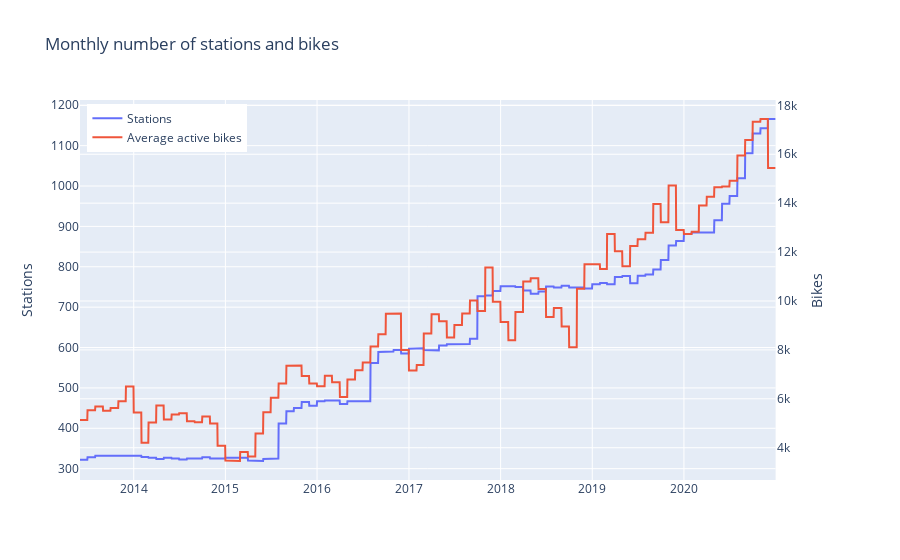

Notebook code cell kept with this figure:
### Code cell
# Create figure with secondary y-axis
fig = make_subplots(specs=[[{"secondary_y": True}]])

# Add traces
fig.add_trace(
    go.Scatter(x=df_nyc["date"], y=df_nyc["Stations"], name="Stations"),
    secondary_y=False,
)

fig.add_trace(
    go.Scatter(x=df_nyc["date"], y=df_nyc["Avg active bikes"], name="Average active bikes"),
    secondary_y=True,
)

# Add figure title
fig.update_layout(
    title_text="Monthly number of stations and bikes",
    legend=dict(
        yanchor="top",
        y=0.99,
        xanchor="left",
        x=0.01
    )
)

# Set y-axes titles
fig.update_yaxes(title_text="Stations", secondary_y=False)
fig.update_yaxes(title_text="Bikes", secondary_y=True)

fig.show()

### Figure 1 — Plotly figure (JSON) as saved in the notebook; plotly's stock layout.template omitted (floating-point values rounded to 4 significant figures; data arrays with more than 128 entries replaced by an {"elided": "..."} marker saying what was removed)
{"data": [{"name": "Stations", "type": "scatter", "x": {"elided": "2763 str values"}, "xaxis": "x", "y": {"elided": "2763 int values"}, "yaxis": "y"}, {"name": "Average active bikes", "type": "scatter", "x": {"elided": "2763 str values"}, "xaxis": "x", "y": {"elided": "2763 int values"}, "yaxis": "y2"}], "layout": {"legend": {"x": 0.01, "xanchor": "left", "y": 0.99, "yanchor": "top"}, "title": {"text": "Monthly number of stations and bikes"}, "xaxis": {"anchor": "y", "domain": [0, 0.94]}, "yaxis": {"anchor": "x", "domain": [0, 1], "title": {"text": "Stations"}}, "yaxis2": {"anchor": "x", "overlaying": "y", "side": "right", "title": {"text": "Bikes"}}}}
